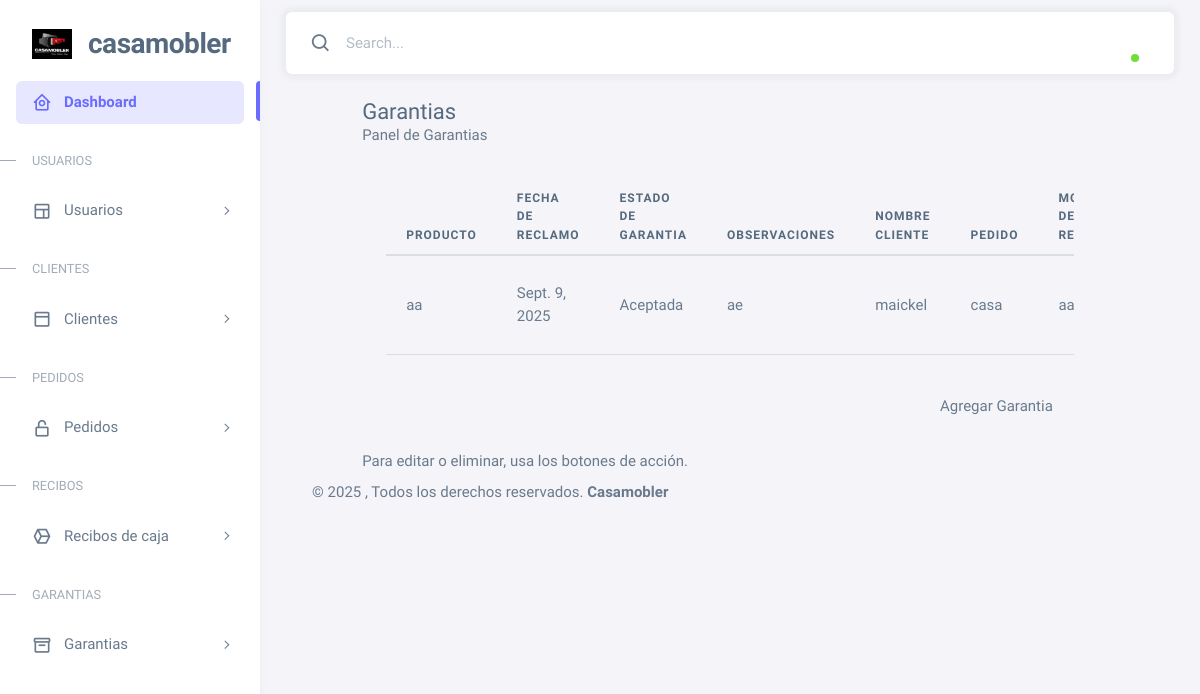
/garantias/lista/, run on an earlier commit of the app's database.
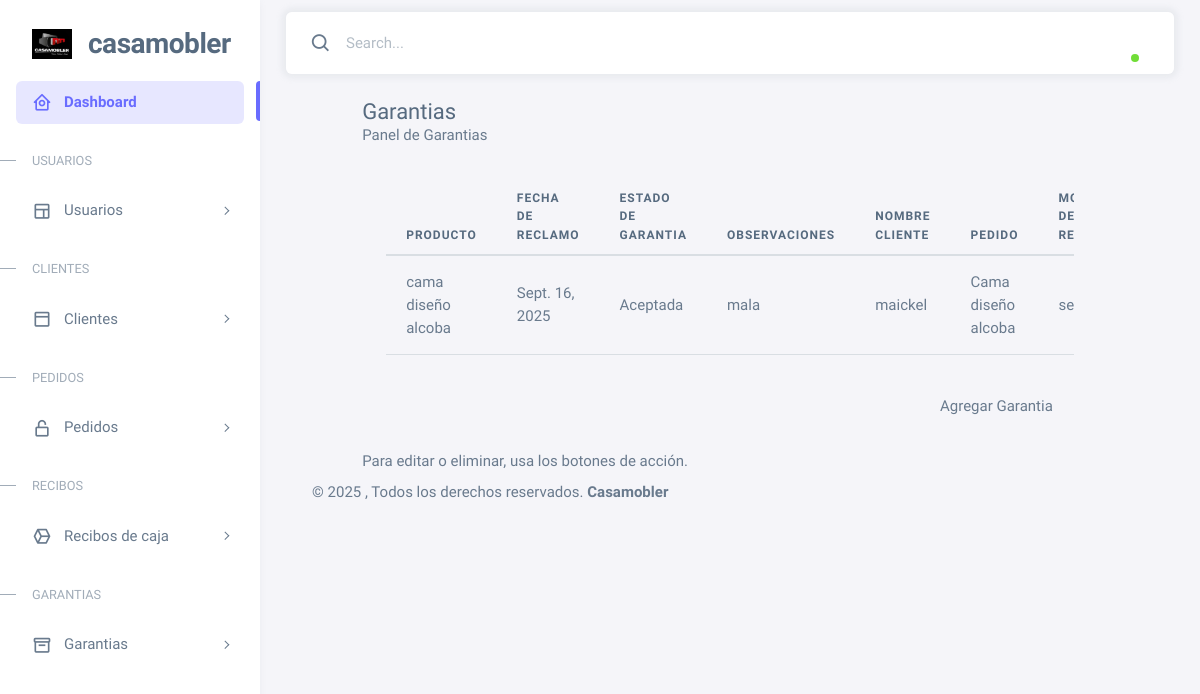
And on a later commit of the database.
### Casamobler/models.py (models this page shows, shortened)
class Garantia(models.Model):
    cliente = models.ForeignKey(Cliente, on_delete=models.SET_NULL, null=True, blank=True)
    pedido = models.ForeignKey(Pedido, on_delete=models.SET_NULL, null=True, blank=True)
    producto = models.CharField(max_length=100, null=True, blank=True)
    motivo_reclamo = models.TextField(null=True, blank=True)
    fecha_reclamo = models.DateField(null=True, blank=True)
    estado_garantia = models.CharField(max_length=30, null=True, blank=True)
    observaciones = models.TextField(null=True, blank=True)

class Cliente(models.Model):
    p_nombrec = models.CharField(max_length=100, null=True, blank=True)
    s_nombrec = models.CharField(max_length=100, null=True, blank=True)
    p_apellidoc = models.CharField(max_length=100, null=True, blank=True)
    s_apellidoc = models.CharField(max_length=100, null=True, blank=True)
    documento_id = models.DecimalField(max_digits=11, decimal_places=0, null=True, blank=True)
    direccion = models.TextField(null=True, blank=True)
    telefono = models.DecimalField(max_digits=10, decimal_places=0, null=True, blank=True)
    correo_electronico = models.CharField(max_length=100, null=True, blank=True)

class Pedido(models.Model):
    cliente = models.ForeignKey(Cliente, on_delete=models.CASCADE, null=True, blank=True, verbose_name="ID_Cliente")
    fecha_pedido = models.DateField(null=True, blank=True, verbose_name="Fecha_Pedido")
    fecha_entrega = models.DateField(null=True, blank=True, verbose_name="Fecha_Entrega")
    descripcion_producto = models.CharField(max_length=200, null=True, blank=True, verbose_name="Descripción_Producto")
    cantidad = models.IntegerField(null=True, blank=True, verbose_name="Cantidad")
    valor_unitario = models.DecimalField(max_digits=10, decimal_places=0, null=True, blank=True, verbose_name="Valor_Unitario")
    valor_total = models.DecimalField(max_digits=10, decimal_places=0, null=True, blank=True, verbose_name="Valor_Total")
    responsable = models.ForeignKey('Usuario', on_delete=models.SET_NULL, null=True, blank=True, verbose_name="Responsable")

### Casamobler/views.py (the view)
# urls.py: path('garantias/lista/', views.lista_garantia, name='lista_garantia'),
def lista_garantia(request):
    return render(request, 'garantia/lista_garantia.html', {'garantias': Garantia.objects.all()})

### Casamobler/templates/garantia/lista_garantia.html (shortened to what this page needs)
{% extends 'base.html' %}
{% load static %}
{% block content %}
<div class="row justify-content-center">
    <div class="col-md-10">
        <div class="custom-list-card">
            <div class="custom-list-header">
                <h4 class="mb-0"> Garantias </h4>
                <span class="fs-6">Panel de Garantias</span>
            </div>
            <div class="card-body p-4">
                <div class="table-responsive mt-2">
                    <table class="table custom-table align-middle">
                        <thead>
                            <tr>
                                <th>Producto</th>
                                <th>Fecha de Reclamo</th>
                                <th>Estado de Garantia</th>
                                <th>Observaciones</th>
                                <th>Nombre Cliente</th>
                                <th>Pedido</th>
                                <th>Motivo de Reclamo</th>
                            </tr>
                        </thead>
                        <tbody>
                            {% for garantia in garantias %}
                            <tr>
                                <td>{{ garantia.producto }}</td>
                                <td>{{ garantia.fecha_reclamo }}</td>
                                <td>{{ garantia.estado_garantia }}</td>
                                <td>{{ garantia.observaciones }}</td>
                                <td>{{ garantia.cliente.p_nombrec }}</td>
                                <td>{{ garantia.pedido.descripcion_producto }}</td>
                                <td>{{ garantia.motivo_reclamo }}</td>
                            </tr>
                            {% endfor %}
                        </tbody>
                    </table>
                </div>
                <div class="text-end mt-3">
                    <a class="btn btn-custom add-btn" href="{% url 'crear_garantia' %}">
                         Agregar Garantia
                    </a>
                </div>
            </div>
            <div class="custom-list-footer">
                Para editar o eliminar, usa los botones de acción.
            </div>
        </div>
    </div>
</div>
{% endblock %}

### Casamobler/templates/base.html (shortened to what this page needs)
{% extends 'layoud/head.html' %}
{% load static %}
{% block base %}
  <body>
    <div class="layout-wrapper layout-content-navbar">
      <div class="layout-container">
        {% include 'layoud/sidebar.html' %}
        <div class="layout-page">
          {% include 'layoud/nav.html' %}
          <div class="content-wrapper">
            <div class="container-xxl flex-grow-1 container-p-y">
              {% block content %}
              {% endblock %}
            <footer class="content-footer footer bg-footer-theme">
              <div class="container-xxl d-flex flex-wrap justify-content-between py-2 flex-md-row flex-column">
                <center>
                  <div class="mb-2 mb-md-0">
                    ©
                    , Todos los derechos reservados.
                    <a href="https://themeselection.com" target="_blank" class="footer-link fw-bolder">Casamobler</a>
                </div>
                </center>
              </div>
            </footer>
          </div>
        </div>
      </div>
    </div>
  </body>
{% endblock %}

### Casamobler/templates/layoud/head.html (shortened to what this page needs)
{% load static %}
<!DOCTYPE html>
<html
  lang="en"
  class="light-style layout-menu-fixed"
  dir="ltr"
  data-theme="theme-default"
  data-assets-path="../assets/"
  data-template="vertical-menu-template-free"
>
  <head>
    <link rel="stylesheet" href="{% static 'assets/vendor/fonts/boxicons.css' %}" />
    <link rel="stylesheet" href="{% static 'assets/vendor/css/core.css' %}" class="template-customizer-core-css" />
    <link rel="stylesheet" href="{% static 'assets/vendor/css/theme-default.css' %}" class="template-customizer-theme-css" />
    <link rel="stylesheet" href="{% static 'assets/css/demo.css' %}" />
    <link rel="stylesheet" href="{% static 'assets/vendor/libs/perfect-scrollbar/perfect-scrollbar.css' %}" />
    <link rel="stylesheet" href="{% static 'assets/vendor/libs/apex-charts/apex-charts.css' %}" />
    <link rel="stylesheet" href="{% static 'assets/vendor/css/pages/page-auth.css' %}" />
  </head>
  {% block base %}{% endblock %}
</html>

### Casamobler/templates/layoud/sidebar.html (shortened to what this page needs)
{% load static %}
{% block sidebar %}
        <aside id="layout-menu" class="layout-menu menu-vertical menu bg-menu-theme">
          <div class="app-brand demo">
            <a href="{% url 'dashboard' %}" class="app-brand-link gap-2">
              <span class="app-brand-logo demo">
                <img src="{% static 'assets/img/logo2.jpg' %}" alt="Logo" width="40" />
              </span>
              <span class="app-brand-text demo menu-text fw-bolder ms-2">CasaMobler</span>
            </a>
          </div>
          <ul class="menu-inner py-1">
            <li class="menu-item active">
              <a href="{% url 'dashboard' %}" class="menu-link">
                <i class="menu-icon tf-icons bx bx-home-circle"></i>
                <div data-i18n="Analytics">Dashboard</div>
              </a>
            </li>
            <li class="menu-header small text-uppercase">
              <span class="menu-header-text">Usuarios</span>
            </li>
            <li class="menu-item">
              <a href="javascript:void(0);" class="menu-link menu-toggle">
                <i class="menu-icon tf-icons bx bx-layout"></i>
                <div data-i18n="Layouts">Usuarios</div>
              </a>
            </li>
            <li class="menu-header small text-uppercase">
              <span class="menu-header-text">Clientes</span>
            </li>
            <li class="menu-item">
              <a href="javascript:void(0);" class="menu-link menu-toggle">
                <i class="menu-icon tf-icons bx bx-dock-top"></i>
                <div data-i18n="Account Settings">Clientes</div>
              </a>
            </li>
            <li class="menu-header small text-uppercase">
              <span class="menu-header-text">Pedidos</span>
            </li>
            <li class="menu-item">
              <a href="javascript:void(0);" class="menu-link menu-toggle">
                <i class="menu-icon tf-icons bx bx-lock-open-alt"></i>
                <div data-i18n="Authentications">Pedidos</div>
              </a>
            </li>
            <li class="menu-header small text-uppercase">
              <span class="menu-header-text">Recibos</span>
            </li>
            <li class="menu-item">
              <a href="javascript:void(0);" class="menu-link menu-toggle">
                <i class="menu-icon tf-icons bx bx-cube-alt"></i>
                <div data-i18n="Misc">Recibos de caja</div>
              </a>
            </li>
            <li class="menu-header small text-uppercase"><span class="menu-header-text">Garantias</span></li>
            <li class="menu-item">
              <a href="javascript:void(0)" class="menu-link menu-toggle">
                <i class="menu-icon tf-icons bx bx-box"></i>
                <div data-i18n="User interface">Garantias</div>
              </a>
            </li>
        </aside>
{% endblock %}

### Casamobler/templates/layoud/nav.html (shortened to what this page needs)
{% load static %}
{% block nav %}
          <nav class="layout-navbar container-xxl navbar navbar-expand-xl navbar-detached align-items-center bg-navbar-theme" id="layout-navbar" >
            <div class="navbar-nav-right d-flex align-items-center" id="navbar-collapse">
              <div class="navbar-nav align-items-center">
                <div class="nav-item d-flex align-items-center">
                  <i class="bx bx-search fs-4 lh-0"></i>
                  <input
                    type="text"
                    class="form-control border-0 shadow-none"
                    placeholder="Search..."
                    aria-label="Search..."
                  />
                </div>
              </div>
              <ul class="navbar-nav flex-row align-items-center ms-auto">
                <li class="nav-item navbar-dropdown dropdown-user dropdown">
                  <a class="nav-link dropdown-toggle hide-arrow" href="javascript:void(0);" data-bs-toggle="dropdown">
                    <div class="avatar avatar-online">
                    </div>
                  </a>
                </li>
              </ul>
            </div>
          </nav>
{% endblock %}

### Casamobler/templates/layoud/footer.html (shortened to what this page needs)
{% load static %}

### static/assets/css/demo.css (style rules this page uses)
.menu .app-brand.demo { height: 64px; margin-top: 12px; }
.app-brand-text.demo { font-size: 1.75rem; letter-spacing: -0.5px; text-transform: lowercase; }

What changed in the data, as far as the page shows it:
removed Garantia: producto "aa", fecha_reclamo "Sept. 9, 2025", estado_garantia "Aceptada", observaciones "ae", cliente.p_nombrec "maickel", pedido.descripcion_producto "casa", motivo_reclamo "aa"
added Garantia: producto "cama diseño alcoba", fecha_reclamo "Sept. 16, 2025", estado_garantia "Aceptada", observaciones "mala", cliente.p_nombrec "maickel", pedido.descripcion_producto "Cama diseño alcoba", motivo_reclamo "se…"
